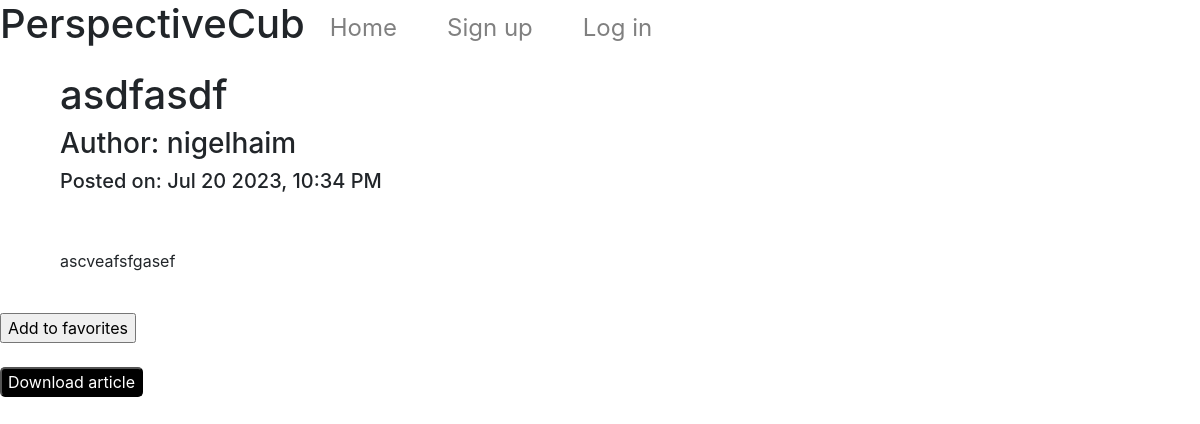
Before: /1 with the older database file.
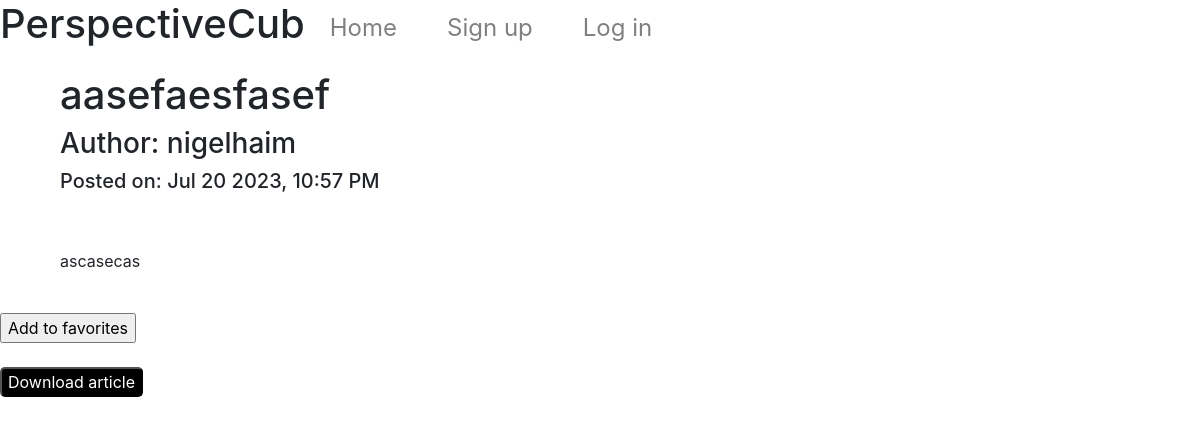
After: the same page with the newer database file.
### PerspectiveCub/models.py (models this page shows, shortened)
class posts(models.Model):
    profile = models.ForeignKey(Profile, on_delete=models.CASCADE, related_name="Profile", default="")
    title = models.CharField(max_length=30)
    content = models.TextField()
    timestamp = models.DateTimeField()

### PerspectiveCub/views.py (the view)
# urls.py: path("<int:post_id>", views.view_post, name="view_post"),
def view_post(request, post_id):
    v_post = posts.objects.get(pk=post_id)
    author = v_post.profile.user
    return render(request, "PerspectiveCub/view_post.html",{
        "post" : v_post,
        "title" : v_post.title,
        "content" : v_post.content,
        "timestamp" : v_post.timestamp.strftime("%b %d %Y, %I:%M %p"),
        "author" : author.username
        })

### PerspectiveCub/templates/PerspectiveCub/view_post.html (shortened to what this page needs)
{% extends 'PerspectiveCub/layout.html' %}
{% load static %}
{% block head %}
<link rel='stylesheet' href="{% static 'PerspectiveCub/viewPost_styles.css' %}">
{% endblock %}
{% block body %}
<div class="full_post" id="full_post">
  <form action="edit_post/{{ post.id }}" method="POST" id="edit_post">
  <h1 class="title" id="title">{{ title }}</h1>
  <h3 class="author">Author: {{ author }} </h3>
  <h5 class="timestamp">Posted on: {{ timestamp }}</h5>
  <br>
  <br>
  <div class="content" id="content">{{ content|linebreaks }}</div>
  <br>
  </form>
</div>
{% if user.username == author %}
<div class="author_buttons">
  <button class="black_button" id="edit_post_button">Edit Post</button>
  <form action="delete/{{ post.id }}" method="POST">
  {% csrf_token %}
   <input type="submit" class="delete_button" value="Delete">
  </form>
</div>
{% else %}
<form action="favorites/{{ post.id }}" method="POST">
     <input type="submit" value="Add to favorites">
    </form>
{% endif %}
<br>
<button class="black_button" id="dl_button">Download article</button>
{% endblock %}

Changed rows visible on the page:
changed posts: title "asdfasdf" → "aasefaesfasef"; content "ascveafsfgasef" → "ascasecas"
Other visible differences:
{{ timestamp }}: "Jul 20 2023, 10:34 PM" → "Jul 20 2023, 10:57 PM"
